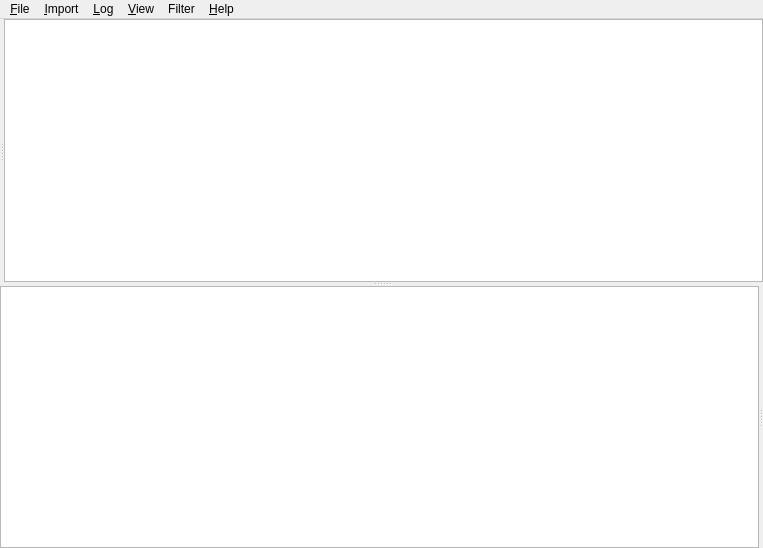
<?xml version="1.0" encoding="UTF-8"?>
<ui version="4.0">
 <class>MainWindow</class>
 <widget class="QMainWindow" name="MainWindow">
  <property name="geometry">
   <rect>
    <x>0</x>
    <y>0</y>
    <width>763</width>
    <height>548</height>
   </rect>
  </property>
  <widget class="QWidget" name="centralwidget">
   <layout class="QVBoxLayout" name="verticalLayout_2">
    <property name="spacing">
     <number>0</number>
    </property>
    <property name="margin">
     <number>0</number>
    </property>
    <item>
     <widget class="QSplitter" name="mainSplitter">
      <property name="orientation">
       <enum>Qt::Vertical</enum>
      </property>
      <widget class="QSplitter" name="infoProfileSplitter">
       <property name="orientation">
        <enum>Qt::Horizontal</enum>
       </property>
       <widget class="QStackedWidget" name="infoPane">
        <property name="currentIndex">
         <number>0</number>
        </property>
        <widget class="QWidget" name="page">
         <layout class="QHBoxLayout" name="horizontalLayout_3">
          <property name="spacing">
           <number>0</number>
          </property>
          <property name="margin">
           <number>0</number>
          </property>
          <item>
           <widget class="MainTab" name="InfoWidget" native="true"/>
          </item>
         </layout>
        </widget>
        <widget class="QWidget" name="page_2">
         <layout class="QHBoxLayout" name="horizontalLayout_4">
          <property name="spacing">
           <number>0</number>
          </property>
          <property name="margin">
           <number>0</number>
          </property>
          <item>
           <widget class="DivePlannerWidget" name="divePlannerWidget" native="true"/>
          </item>
         </layout>
        </widget>
       </widget>
       <widget class="QStackedWidget" name="stackedWidget">
        <property name="currentIndex">
         <number>0</number>
        </property>
        <widget class="QWidget" name="page_5">
         <layout class="QHBoxLayout" name="horizontalLayout">
          <property name="spacing">
           <number>0</number>
          </property>
          <property name="margin">
           <number>0</number>
          </property>
          <item>
           <widget class="ProfileGraphicsView" name="ProfileWidget"/>
          </item>
         </layout>
        </widget>
        <widget class="QWidget" name="page_6">
         <layout class="QHBoxLayout" name="horizontalLayout_2">
          <property name="spacing">
           <number>0</number>
          </property>
          <property name="margin">
           <number>0</number>
          </property>
          <item>
           <widget class="DivePlannerGraphics" name="divePlanner"/>
          </item>
         </layout>
        </widget>
       </widget>
      </widget>
      <widget class="QSplitter" name="listGlobeSplitter">
       <property name="orientation">
        <enum>Qt::Horizontal</enum>
       </property>
       <widget class="DiveListView" name="ListWidget">
        <property name="styleSheet">
         <string notr="true"> QTreeView {
     show-decoration-selected: 1;
 }

 QTreeView::item {
     border: 1px solid #d9d9d9;
     border-top-color: transparent;
     border-bottom-color: transparent;
     padding: 2px;
 }

 QTreeView::item:hover {
     background: qlineargradient(x1: 0, y1: 0, x2: 0, y2: 1, stop: 0 #e7effd, stop: 1 #cbdaf1);
     border: 1px solid #bfcde4;
 }

 QTreeView::item:selected {
     border: 1px solid #567dbc;
 }

 QTreeView::item:selected:active{
     background: qlineargradient(x1: 0, y1: 0, x2: 0, y2: 1, stop: 0 #6ea1f1, stop: 1 #567dbc);
 }

 QTreeView::item:selected:!active {
     background: qlineargradient(x1: 0, y1: 0, x2: 0, y2: 1, stop: 0 #6b9be8, stop: 1 #577fbf);
 }

</string>
        </property>
        <property name="alternatingRowColors">
         <bool>true</bool>
        </property>
        <property name="selectionMode">
         <enum>QAbstractItemView::ExtendedSelection</enum>
        </property>
        <property name="rootIsDecorated">
         <bool>true</bool>
        </property>
        <property name="sortingEnabled">
         <bool>false</bool>
        </property>
        <property name="animated">
         <bool>true</bool>
        </property>
        <property name="allColumnsShowFocus">
         <bool>true</bool>
        </property>
       </widget>
       <widget class="QWidget" name="layoutWidget">
        <layout class="QVBoxLayout" name="verticalLayout">
         <item>
          <widget class="GlobeGPS" name="globe" native="true"/>
         </item>
        </layout>
       </widget>
      </widget>
     </widget>
    </item>
    <item>
     <widget class="KMessageWidget" name="mainErrorMessage" native="true"/>
    </item>
   </layout>
  </widget>
  <widget class="QMenuBar" name="menubar">
   <property name="geometry">
    <rect>
     <x>0</x>
     <y>0</y>
     <width>763</width>
     <height>32</height>
    </rect>
   </property>
   <widget class="QMenu" name="menuFile">
    <property name="title">
     <string>&amp;File</string>
    </property>
    <addaction name="actionNew"/>
    <addaction name="actionOpen"/>
    <addaction name="actionSave"/>
    <addaction name="actionSaveAs"/>
    <addaction name="separator"/>
    <addaction name="actionClose"/>
    <addaction name="actionExportUDDF"/>
    <addaction name="actionPrint"/>
    <addaction name="actionPreferences"/>
    <addaction name="actionQuit"/>
   </widget>
   <widget class="QMenu" name="menuLog">
    <property name="title">
     <string>&amp;Log</string>
    </property>
    <addaction name="actionAddDive"/>
    <addaction name="actionDivePlanner"/>
    <addaction name="separator"/>
    <addaction name="actionRenumber"/>
    <addaction name="actionAutoGroup"/>
    <addaction name="separator"/>
    <addaction name="actionEditDeviceNames"/>
   </widget>
   <widget class="QMenu" name="menuView">
    <property name="title">
     <string>&amp;View</string>
    </property>
    <addaction name="actionViewAll"/>
    <addaction name="actionViewList"/>
    <addaction name="actionViewProfile"/>
    <addaction name="actionViewInfo"/>
    <addaction name="actionViewGlobe"/>
    <addaction name="separator"/>
    <addaction name="actionYearlyStatistics"/>
    <addaction name="actionPreviousDC"/>
    <addaction name="actionNextDC"/>
    <addaction name="separator"/>
   </widget>
   <widget class="QMenu" name="menuFilter">
    <property name="title">
     <string>Filter</string>
    </property>
    <addaction name="actionSelectEvents"/>
   </widget>
   <widget class="QMenu" name="menuHelp">
    <property name="title">
     <string>&amp;Help</string>
    </property>
    <addaction name="actionAboutSubsurface"/>
    <addaction name="actionUserManual"/>
   </widget>
   <widget class="QMenu" name="menuImport">
    <property name="title">
     <string>&amp;Import</string>
    </property>
    <addaction name="actionDownloadDC"/>
    <addaction name="actionImport"/>
    <addaction name="actionImportCSV"/>
    <addaction name="actionDownloadWeb"/>
    <addaction name="actionDivelogs_de"/>
   </widget>
   <addaction name="menuFile"/>
   <addaction name="menuImport"/>
   <addaction name="menuLog"/>
   <addaction name="menuView"/>
   <addaction name="menuFilter"/>
   <addaction name="menuHelp"/>
  </widget>
  <action name="actionNew">
   <property name="text">
    <string>&amp;New logbook</string>
   </property>
   <property name="toolTip">
    <string>New</string>
   </property>
   <property name="shortcut">
    <string>Ctrl+N</string>
   </property>
  </action>
  <action name="actionOpen">
   <property name="text">
    <string>&amp;Open logbook</string>
   </property>
   <property name="toolTip">
    <string>Open</string>
   </property>
   <property name="shortcut">
    <string>Ctrl+O</string>
   </property>
  </action>
  <action name="actionSave">
   <property name="text">
    <string>&amp;Save</string>
   </property>
   <property name="toolTip">
    <string>Save</string>
   </property>
   <property name="shortcut">
    <string>Ctrl+S</string>
   </property>
  </action>
  <action name="actionSaveAs">
   <property name="text">
    <string>Save as</string>
   </property>
   <property name="toolTip">
    <string>Save as</string>
   </property>
   <property name="shortcut">
    <string>Ctrl+Shift+S</string>
   </property>
  </action>
  <action name="actionClose">
   <property name="text">
    <string>Close</string>
   </property>
   <property name="toolTip">
    <string>Close</string>
   </property>
   <property name="shortcut">
    <string>Ctrl+W</string>
   </property>
  </action>
  <action name="actionImport">
   <property name="text">
    <string>Import Files</string>
   </property>
   <property name="toolTip">
    <string>Import Files</string>
   </property>
   <property name="shortcut">
    <string>Ctrl+I</string>
   </property>
  </action>
  <action name="actionExportUDDF">
   <property name="text">
    <string>Export &amp;UDDF</string>
   </property>
   <property name="shortcut">
    <string>Ctrl+U</string>
   </property>
  </action>
  <action name="actionPrint">
   <property name="text">
    <string>&amp;Print</string>
   </property>
   <property name="shortcut">
    <string>Ctrl+P</string>
   </property>
  </action>
  <action name="actionPreferences">
   <property name="text">
    <string>Preferences</string>
   </property>
   <property name="shortcut">
    <string>Ctrl+,</string>
   </property>
   <property name="menuRole">
    <enum>QAction::PreferencesRole</enum>
   </property>
  </action>
  <action name="actionQuit">
   <property name="text">
    <string>&amp;Quit</string>
   </property>
   <property name="shortcut">
    <string>Ctrl+Q</string>
   </property>
   <property name="menuRole">
    <enum>QAction::QuitRole</enum>
   </property>
  </action>
  <action name="actionDownloadDC">
   <property name="text">
    <string>Import from &amp;dive computer</string>
   </property>
   <property name="shortcut">
    <string>Ctrl+D</string>
   </property>
  </action>
  <action name="actionDownloadWeb">
   <property name="text">
    <string>Import &amp;GPS data from Subsurface Service</string>
   </property>
   <property name="shortcut">
    <string>Ctrl+G</string>
   </property>
  </action>
  <action name="actionEditDeviceNames">
   <property name="text">
    <string>&amp;Edit Device Names</string>
   </property>
  </action>
  <action name="actionAddDive">
   <property name="text">
    <string>Add Dive</string>
   </property>
   <property name="shortcut">
    <string>Ctrl++</string>
   </property>
  </action>
  <action name="actionRenumber">
   <property name="text">
    <string>&amp;Renumber</string>
   </property>
   <property name="shortcut">
    <string>Ctrl+R</string>
   </property>
  </action>
  <action name="actionAutoGroup">
   <property name="checkable">
    <bool>true</bool>
   </property>
   <property name="text">
    <string>Auto Group</string>
   </property>
  </action>
  <action name="actionToggleZoom">
   <property name="text">
    <string>Toggle &amp;Zoom</string>
   </property>
  </action>
  <action name="actionYearlyStatistics">
   <property name="text">
    <string>&amp;Yearly Statistics</string>
   </property>
   <property name="shortcut">
    <string>Ctrl+Y</string>
   </property>
  </action>
  <action name="actionViewList">
   <property name="text">
    <string>Dive List</string>
   </property>
   <property name="shortcut">
    <string>Ctrl+2</string>
   </property>
  </action>
  <action name="actionViewProfile">
   <property name="text">
    <string>Profile</string>
   </property>
   <property name="shortcut">
    <string>Ctrl+3</string>
   </property>
  </action>
  <action name="actionViewInfo">
   <property name="text">
    <string>Info</string>
   </property>
   <property name="shortcut">
    <string>Ctrl+4</string>
   </property>
  </action>
  <action name="actionViewAll">
   <property name="text">
    <string>All</string>
   </property>
   <property name="shortcut">
    <string>Ctrl+1</string>
   </property>
  </action>
  <action name="actionPreviousDC">
   <property name="text">
    <string>Prev DC</string>
   </property>
   <property name="shortcut">
    <string>Left</string>
   </property>
  </action>
  <action name="actionNextDC">
   <property name="text">
    <string>Next DC</string>
   </property>
   <property name="shortcut">
    <string>Right</string>
   </property>
  </action>
  <action name="actionSelectEvents">
   <property name="text">
    <string>Select Events</string>
   </property>
  </action>
  <action name="actionInputPlan">
   <property name="text">
    <string>Input Plan</string>
   </property>
  </action>
  <action name="actionAboutSubsurface">
   <property name="text">
    <string>About Subsurface</string>
   </property>
   <property name="menuRole">
    <enum>QAction::AboutRole</enum>
   </property>
  </action>
  <action name="actionUserManual">
   <property name="text">
    <string>User &amp;Manual</string>
   </property>
   <property name="shortcut">
    <string>F1</string>
   </property>
  </action>
  <action name="actionViewGlobe">
   <property name="text">
    <string>Globe</string>
   </property>
   <property name="shortcut">
    <string>Ctrl+5</string>
   </property>
  </action>
  <action name="actionDivePlanner">
   <property name="text">
    <string>P&amp;lan Dive</string>
   </property>
   <property name="shortcut">
    <string>Ctrl+L</string>
   </property>
  </action>
  <action name="actionImportCSV">
   <property name="text">
    <string>Import CSV</string>
   </property>
   <property name="toolTip">
    <string>Import CS&amp;V</string>
   </property>
  </action>
  <action name="actionDivelogs_de">
   <property name="text">
    <string>Import from Divelogs.de</string>
   </property>
  </action>
 </widget>
 <customwidgets>
  <customwidget>
   <class>KMessageWidget</class>
   <extends>QWidget</extends>
   <header>kmessagewidget.h</header>
   <container>1</container>
  </customwidget>
  <customwidget>
   <class>MainTab</class>
   <extends>QWidget</extends>
   <header>qt-ui/maintab.h</header>
   <container>1</container>
  </customwidget>
  <customwidget>
   <class>DiveListView</class>
   <extends>QTreeView</extends>
   <header>divelistview.h</header>
  </customwidget>
  <customwidget>
   <class>ProfileGraphicsView</class>
   <extends>QGraphicsView</extends>
   <header>profilegraphics.h</header>
  </customwidget>
  <customwidget>
   <class>GlobeGPS</class>
   <extends>QWidget</extends>
   <header>globe.h</header>
   <container>1</container>
  </customwidget>
  <customwidget>
   <class>DivePlannerGraphics</class>
   <extends>QGraphicsView</extends>
   <header>diveplanner.h</header>
  </customwidget>
  <customwidget>
   <class>DivePlannerWidget</class>
   <extends>QWidget</extends>
   <header>diveplanner.h</header>
   <container>1</container>
  </customwidget>
 </customwidgets>
 <resources/>
 <connections/>
</ui>
